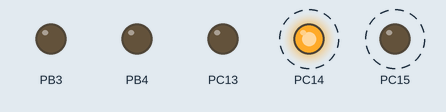
This sketch was run on a simulated STM32 Blue Pill. On the bench: output pins drawn as LEDs (lit = HIGH). Dashed ring = blinking.

Above: at 0.2 s.
Timing chart, 0 to 3.0 s (numbered marks = the images above):
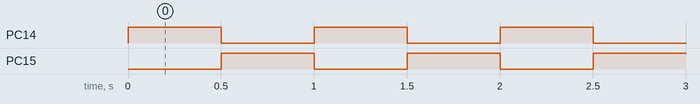

Measured:
- by itself, PC14, PC15: alternates HIGH for 0.50 s and LOW for 0.50 s

The sketch:

LED.ino
```cpp
#define LED_RED_ON              GPIOC->regs->ODR |= 1 << 14
#define LED_RED_OFF             GPIOC->regs->ODR &= ~(1 << 14)
#define LED_RED_CHANGE_STATE()  (GPIOC->regs->ODR & 1 << 14) ? LED_OFF : LED_ON

#define LED_GREEN_ON             GPIOC->regs->ODR |= 1 << 15
#define LED_GREEN_OFF            GPIOC->regs->ODR &= ~(1 << 15)
#define LED_GREEN_CHANGE_STATE() (GPIOC->regs->ODR & 1 << 15) ? BEEP_OFF : BEEP_ON

#define ON true
#define OFF false

void hints_init(){
  //Port PB3 and PB4 are used as JTDO and JNTRST by default.
  //The following function connects PB3 and PB4 to the
  //alternate output function.
//  afio_cfg_debug_ports(AFIO_DEBUG_SW_ONLY);                    //Connects PB3 and PB4 to output function.
  GPIOB->regs->CRL = 0x11000; // Set the PB3 and PB4 to push-pull, 10MHZ, output mode
  GPIOC->regs->CRH |= 0x11100000; // Set the PC13 to push-pull, 10MHZ, output mode
  LED_GREEN(OFF);                                               //Set output PB3 low.
  LED_RED(ON);                                                //Set output PB4 high.
}

void LED_RED(bool on){
  on ? LED_RED_ON : LED_RED_OFF;
}

void LED_GREEN(bool on){
  on ? LED_GREEN_ON : LED_GREEN_OFF;
}
void setup(){
  hints_init();
}

void loop(){

  LED_RED(true);
  LED_GREEN(false);
  delay(500);
  LED_RED(false);
  LED_GREEN(true);
  delay(500);
}
```
